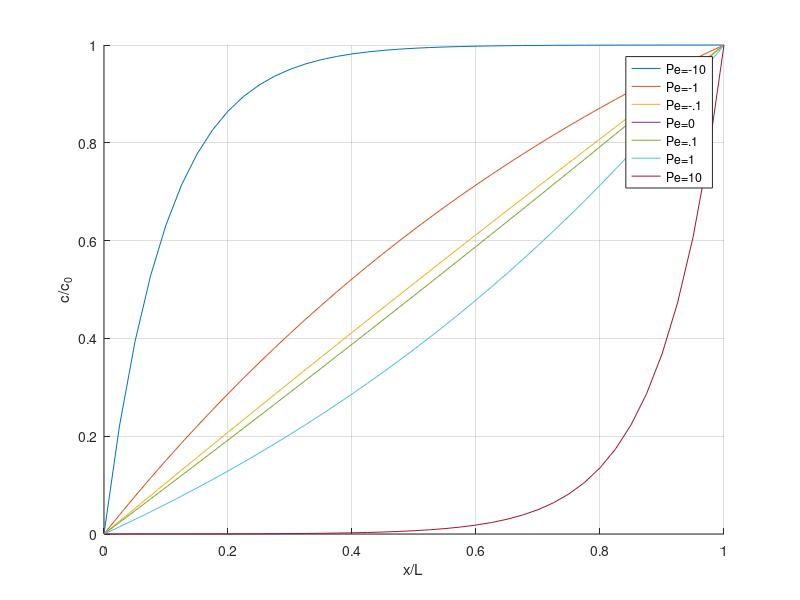

Source code (MATLAB):
function sttransanal
Pe = [-10,-1,-.1,0,.1,1,10];
x = [0:0.025:1]; 
figure; hold on;
for i = 1:size(Pe,2)
  plot (x,(1-exp(Pe(i).*x))./(1-exp(Pe(i).*ones(1,size(x,2))))); 
end
legend ('Pe=-10','Pe=-1','Pe=-.1','Pe=0','Pe=.1','Pe=1','Pe=10');
xlabel('x/L');
ylabel('c/c_0');
grid;
hold off;
